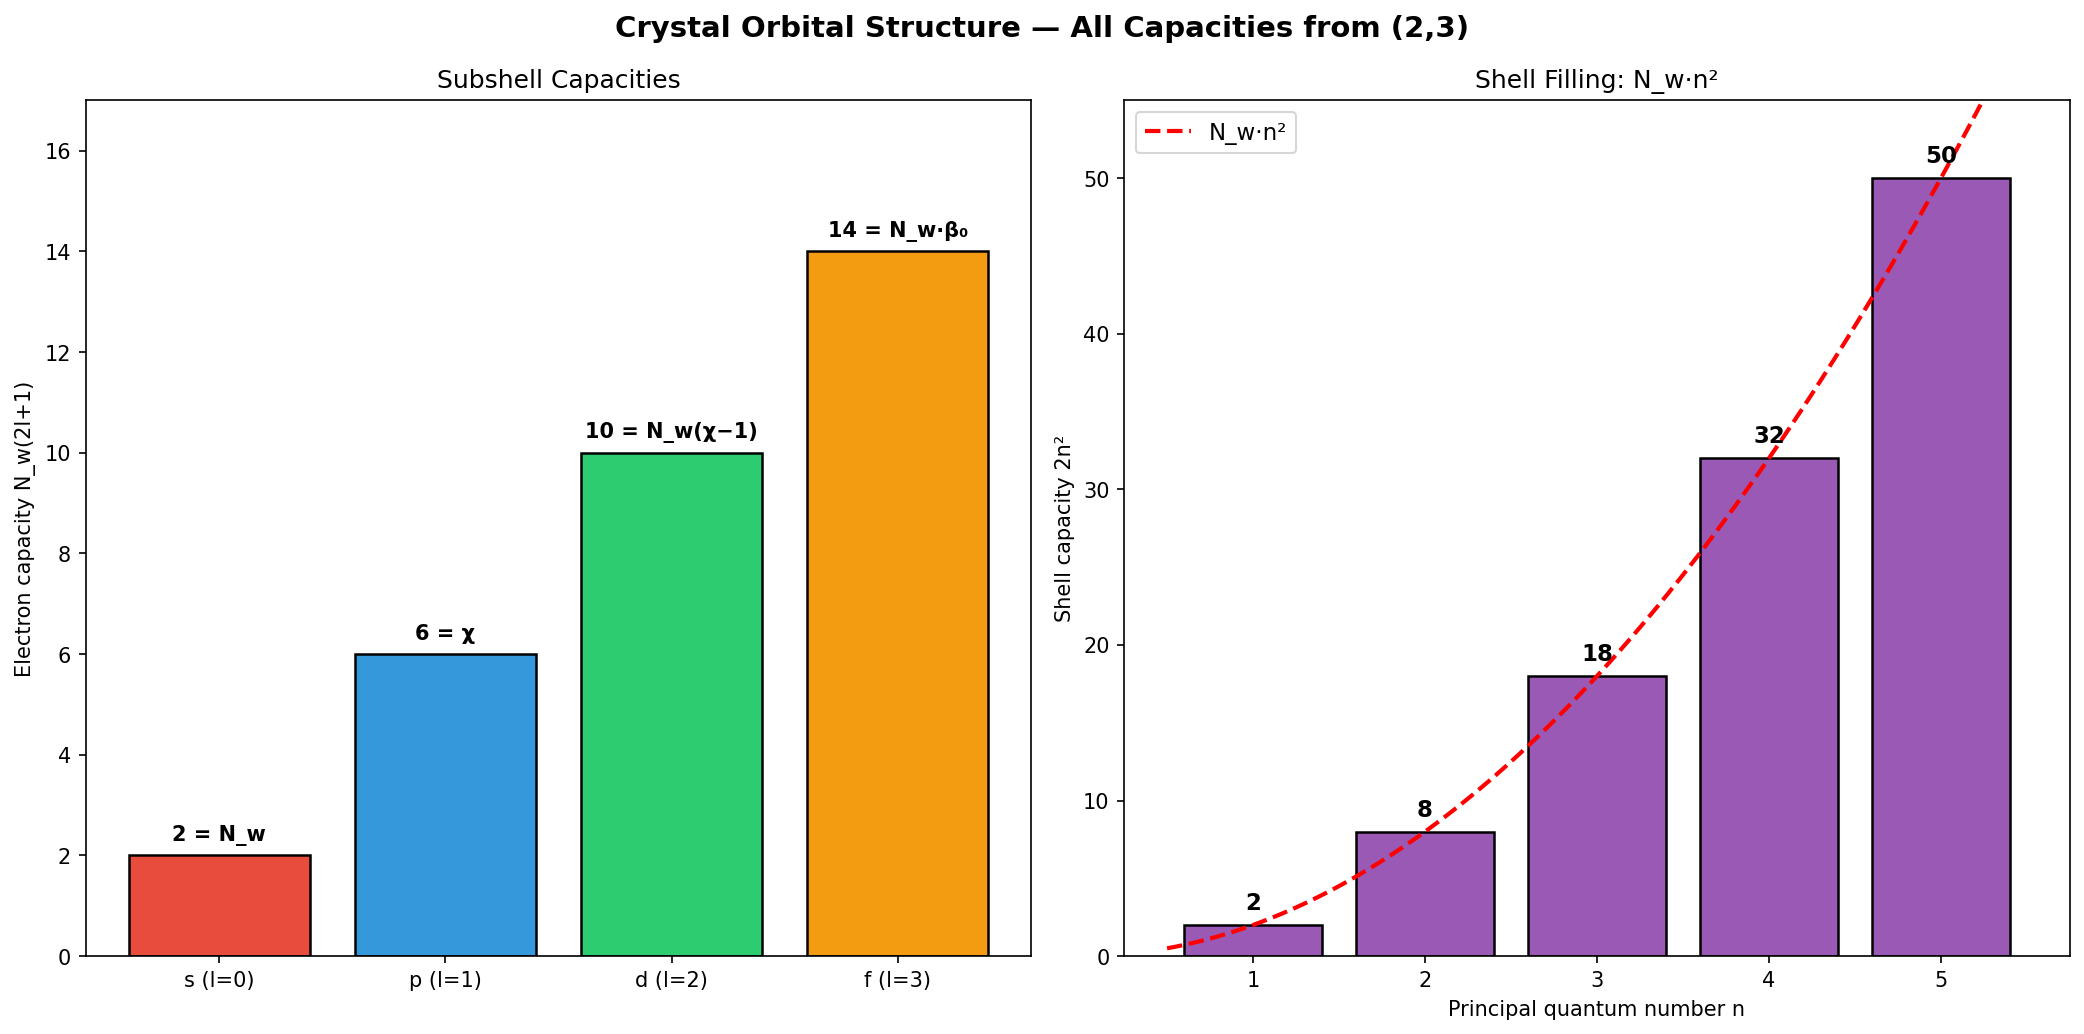

Source code (Python):
#!/usr/bin/env python3
"""Crystal Chem — Orbital Shell Filling from (2,3)"""
import crystal_toe as ct
import matplotlib.pyplot as plt
import matplotlib.patches as mpatches
import numpy as np

toe = ct.Toe(); ch = toe.chem()

fig, axes = plt.subplots(1, 2, figsize=(14, 7))
fig.suptitle("Crystal Orbital Structure — All Capacities from (2,3)", fontsize=14, fontweight='bold')

# ── Left: Subshell capacities bar chart ──
ax = axes[0]
labels = ['s (l=0)', 'p (l=1)', 'd (l=2)', 'f (l=3)']
caps = [ch.subshell_capacity(l) for l in range(4)]
formulas = ['N_w', 'χ', 'N_w(χ−1)', 'N_w·β₀']
colors = ['#e74c3c', '#3498db', '#2ecc71', '#f39c12']
bars = ax.bar(labels, caps, color=colors, edgecolor='black', linewidth=1.2)
for bar, cap, form in zip(bars, caps, formulas):
    ax.text(bar.get_x() + bar.get_width()/2, bar.get_height() + 0.3,
            f'{cap} = {form}', ha='center', fontsize=10, fontweight='bold')
ax.set_ylabel('Electron capacity N_w(2l+1)')
ax.set_title('Subshell Capacities')
ax.set_ylim(0, 17)

# ── Right: Shell capacity N_w·n² ──
ax = axes[1]
ns = np.arange(1, 6)
shell_caps = [ch.shell_capacity(int(n)) for n in ns]
ax.bar(ns, shell_caps, color='#9b59b6', edgecolor='black', linewidth=1.2)
# Overlay the N_w·n² curve
n_cont = np.linspace(0.5, 5.5, 100)
ax.plot(n_cont, ch.n_w() * n_cont**2, 'r--', linewidth=2, label='N_w·n²')
for n, sc in zip(ns, shell_caps):
    ax.text(n, sc + 1, str(sc), ha='center', fontsize=11, fontweight='bold')
ax.set_xlabel('Principal quantum number n')
ax.set_ylabel('Shell capacity 2n²')
ax.set_title('Shell Filling: N_w·n²')
ax.legend(fontsize=11)
ax.set_ylim(0, 55)

plt.tight_layout()
plt.savefig('chem_orbitals.png', dpi=150, bbox_inches='tight'); plt.show()
